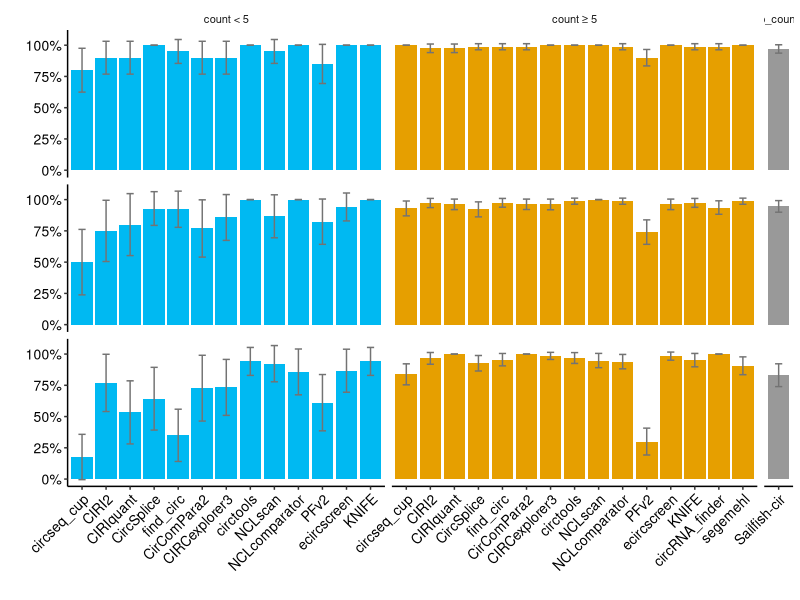

This chart was generated by the following R code: (Note: this script raises an error after producing the figure.)
#' ---
#' title: "Generation of figures panel 3"
#' author: "Marieke Vromman"
#' output: 
#'    html_document:
#'       toc: TRUE
#'       toc_float: TRUE
#'       theme: paper
#'       df_print: paged
#'       highlight: tango
#' ---
#' 

#' # File set-up

#' ## Set working directory to current directory
if (rstudioapi::isAvailable()) {
  setwd(dirname(rstudioapi::getActiveDocumentContext()$path))
}

#' ## Loads standard libraries and resolve conflicts
library(tidyverse)
library(conflicted)
conflict_prefer("filter", "dplyr")
conflict_prefer("select", "dplyr")
conflict_prefer("slice", "dplyr")
conflict_prefer("rename", "dplyr")
conflict_prefer('intersect', 'dplyr')

#' ## Load specific libraries
library(UpSetR)

#' ## Set figure theme
mytheme = theme_bw(base_size = 10) + 
  theme(text = element_text(size=10, colour='black'),
        title = element_text(size=10, colour='black'),
        line = element_line(size=0.5),
        axis.title = element_text(size=10, colour='black'),
        axis.text = element_text(size=10, colour='black'),
        axis.line = element_line(colour = "black"),
        axis.ticks = element_line(size=0.5),
        strip.background = element_blank(),
        strip.text.y = element_blank(),
        panel.grid = element_blank(),
        panel.border = element_blank(),
        legend.position = c(0.8, 0.8), 
        legend.text=element_text(size=10)) 

mytheme_discrete_x = mytheme + 
  theme(axis.text.x = element_text(angle = 45, hjust = 1, vjust = 1))

# a colorblind-friendly palette 
# colorblind.palette.grey = c("#999999", "#E69F00", "#56B4E9", "#009E73", "#F0E442", "#0072B2", "#D55E00", "#CC79A7")

#' ## Read data and order
all_circ = read_tsv('../data/Supplementary_Table_2_all_circRNAs.txt')
cq = read_tsv('../data/Supplementary_Table_3_selected_circRNAs.txt')
val = read_tsv('../data/Supplementary_Table_6A_precision_values.txt')

val$tool = factor(val$tool, levels = c("circseq_cup", "CIRI2", "CIRIquant", "CircSplice", "find_circ", "CirComPara2",  "CIRCexplorer3", "circtools", "Sailfish-cir", "NCLscan", "NCLcomparator", "PFv2", "ecircscreen", "KNIFE",  "circRNA_finder", "segemehl")) 

cq
val
all_circ

#' # Figure 3A

val_longer = val %>% pivot_longer(cols = c(perc_qPCR_val, perc_RR_val, perc_amp_val),
                     names_to = 'val_type', values_to = 'perc')  %>%
  left_join(val %>% select(tool, count_group, nr_qPCR_total, nr_RR_total, nr_amp_total) %>%
              rename(perc_qPCR_val = nr_qPCR_total, perc_RR_val = nr_RR_total, perc_amp_val = nr_amp_total) %>%
              pivot_longer(cols = c(perc_qPCR_val, perc_RR_val, perc_amp_val), values_to = 'nr_in_group', 
                           names_to = "val_type")) %>%
  select(tool, count_group, val_type, perc, nr_in_group) %>%
  mutate(margin = qnorm(0.975)*sqrt(perc*(1-perc)/nr_in_group),
         CI_low = perc - margin,
         CI_up = perc + margin) %>%
  mutate(count_group == ifelse(count_group == "count < 5", 'BSJ count < 5', count_group),
         count_group == ifelse(count_group == "count ≥ 5", 'BSJ count ≥ 5', count_group),
         count_group == ifelse(count_group == "no_counts", 'no BSJ count', count_group)) 

val_longer$tool = factor(val_longer$tool, levels = c("circseq_cup", "CIRI2", "CIRIquant", "CircSplice", "find_circ", "CirComPara2",  "CIRCexplorer3", "circtools", "Sailfish-cir", "NCLscan", "NCLcomparator", "PFv2", "ecircscreen", "KNIFE",  "circRNA_finder", "segemehl")) 
val_longer$val_type = factor(val_longer$val_type, levels = c('perc_qPCR_val', 'perc_RR_val', 'perc_amp_val'))

val_longer %>%
  filter(count_group == 'count < 5', val_type == "perc_amp_val") %>%
  pull(nr_in_group) %>% quantile()

val_longer %>%
  ggplot(aes(tool, perc, fill = count_group)) +
  geom_bar(stat = 'identity') +
  geom_errorbar(aes(ymin=CI_low, ymax=CI_up), 
                width=.3, color = 'grey45') +
  facet_grid(scales = 'free_x', space = "free", 
             rows = vars(val_type), cols = vars(count_group)) +
  scale_y_continuous(labels = scales::percent_format(), breaks = c(0,0.25, 0.5, 0.75, 1)) +
  mytheme_discrete_x +
  #theme(strip.text.y = element_text(size = 10), legend.position = "none") +
  theme(legend.position = "none") +
  scale_fill_manual(values = c('#00B9F2', '#E69F00' , '#999999')) +
  xlab('') +
  ylab('')

#ggsave('separate_figures/figure_3A.pdf',  width = 21, height = 13, units = "cm")


#' # Figure 3B
#' upset
upset = list()
upset['qPCR_val'] = cq %>% filter(qPCR_val == "pass") %>% mutate(id_cl = paste(circ_id, cell_line, sep = "_")) %>% pull(id_cl) %>% unique() %>% list()
upset['RR_val'] = cq %>% filter(RR_val == "pass") %>% mutate(id_cl = paste(circ_id, cell_line, sep = "_")) %>% pull(id_cl) %>% unique() %>% list()
upset['amp_seq_val'] = cq %>% filter(amp_seq_val == "pass") %>% mutate(id_cl = paste(circ_id, cell_line, sep = "_")) %>% pull(id_cl) %>% unique() %>% list()
upset['qPCR_fail'] = cq %>% filter(qPCR_val == "fail") %>% mutate(id_cl = paste(circ_id, cell_line, sep = "_")) %>% pull(id_cl) %>% unique() %>% list()
upset['RR_fail'] = cq %>% filter(RR_val == "fail") %>% mutate(id_cl = paste(circ_id, cell_line, sep = "_")) %>% pull(id_cl) %>% unique() %>% list()
upset['amp_seq_fail'] = cq %>% filter(amp_seq_val == "fail") %>% mutate(id_cl = paste(circ_id, cell_line, sep = "_")) %>% pull(id_cl) %>% unique() %>% list()
upset['RR_out_of_range'] = cq %>% filter(is.na(RR_val)) %>% mutate(id_cl = paste(circ_id, cell_line, sep = "_")) %>% pull(id_cl) %>% unique() %>% list()
upset['amp_seq_not_included'] = cq %>% filter(is.na(amp_seq_val)) %>% mutate(id_cl = paste(circ_id, cell_line, sep = "_")) %>% pull(id_cl) %>% unique() %>% list()

# get number y-axis to add to plot
cq %>% mutate(id_cl = paste(circ_id, cell_line, sep = "_")) %>% select(id_cl, qPCR_val) %>% unique() %>% count(qPCR_val)
cq %>% mutate(id_cl = paste(circ_id, cell_line, sep = "_")) %>% select(id_cl, RR_val_) %>% unique() %>% count(RR_val)
cq %>% mutate(id_cl = paste(circ_id, cell_line, sep = "_")) %>% select(id_cl, amp_seq_val) %>% unique() %>% count(amp_seq_val)


# pdf(file="separate_figures/figure_3B_upset_small.pdf", onefile=FALSE,
#     width = 8, height = 2.5) 
upset(fromList(upset), 
      order.by = "freq",
      sets = c('qPCR_val', 'RR_val', 'amp_seq_val', 'qPCR_fail', 'RR_fail', 'amp_seq_fail', 'RR_out_of_range', 'amp_seq_not_included'),
      mainbar.y.label = "number of circRNAs", sets.x.label = "number of circRNAs",
      keep.order = TRUE,
      number.angles = 30,
      point.size = 2.5, line.size = 1)
# dev.off()

#' # Figure 3C & Sup Figure 25
#' add total nr of circRNAs and calculate theoretical nr of TP
val_cl = val %>%
  # use perc_compound_val
  select(tool, count_group, perc_compound_val) %>%
  # get the number of detected circRNAs for each cell line and tool, per count group
  left_join(all_circ %>%
              group_by(cell_line, tool, count_group) %>%
              summarise(total_n_ut = n())) %>%
  # calculate the theoretical nr of validated circ
  mutate(theo_TP_all = perc_compound_val * total_n_ut)

val_cl

val_cl$tool = factor(val_cl$tool, levels = c("circseq_cup", "CIRI2", "CIRIquant", "CircSplice", "find_circ", "CirComPara2",  "CIRCexplorer3", "circtools", "Sailfish-cir", "NCLscan", "NCLcomparator", "PFv2", "ecircscreen", "KNIFE",  "circRNA_finder", "segemehl")) 

val_cl %>%
  #filter(cell_line == 'HLF') %>%
  ggplot() +
  geom_bar(aes(tool, total_n_ut), stat = "identity", fill = 'grey') +
  geom_bar(aes(tool, theo_TP_all, fill = count_group), stat = "identity") +
  facet_wrap(~cell_line+count_group, scales = 'free') +
  #facet_wrap(~count_group, scales = 'free') +
  #facet_grid(rows = vars(cell_line), cols = vars(count_group), scales = 'free', space = 'free') +
  mytheme_discrete_x +
  scale_fill_manual(values = c('#00B9F2', '#E69F00' , '#999999')) +
  xlab('') +
  ylab('') +
  theme(legend.position = NULL) +
  scale_y_continuous(labels = scales::comma_format()) +
  theme(legend.position="none")

#ggsave('separate_figures/sup_figure_25.pdf',  width = 21, height = 24.5, units = "cm")
#ggsave('separate_figures/figure_3C_alt2.pdf',  width = 21, height = 8, units = "cm")
